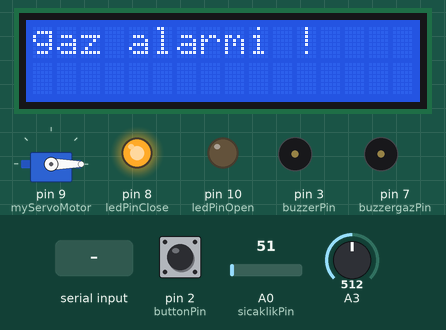
Bench run of a sketch on a simulated Arduino Uno, built with avr-gcc and run on an emulated ATmega328P. Shown: 16×2 character LCD, servo, output pins drawn as LEDs (lit = HIGH), buzzer (waves = sounding, pin HIGH). Inputs (shaded band) come from the test bench; at power-on: pin 2 (buttonPin) HIGH, A3 = 512, A0 (sicaklikPin) = 51. What the sketch prints to the serial monitor is not drawn.

Above: at 4.27 s.
4.3 s: "b" received over Serial
At 4.8 s:
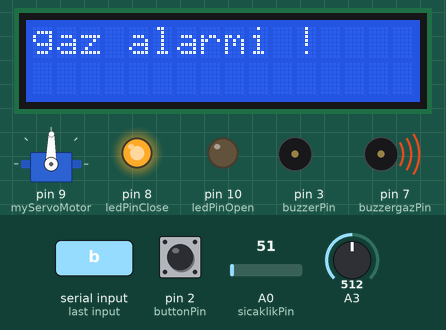
6.5 s: "a" received over Serial
At 6.98 s:
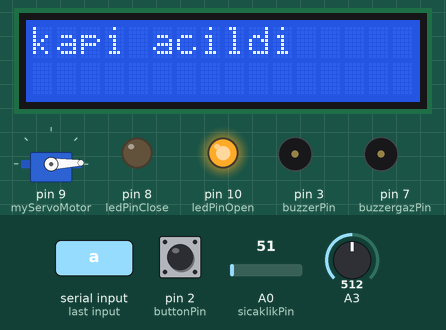
9.1 s: "c" received over Serial
At 9.57 s:
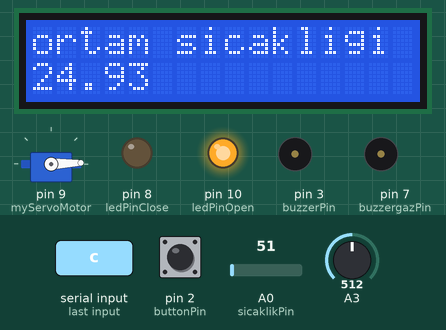
11.0 s: "d" received over Serial
At 12.3 s:
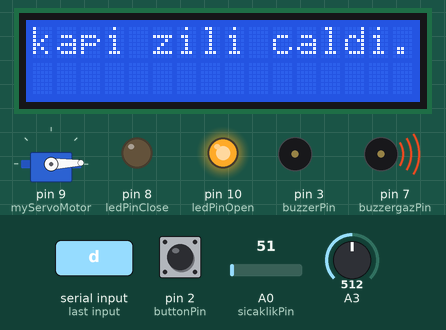
12.9 s: pin 2 (buttonPin) pulled LOW for 1 s
At 14.5 s:
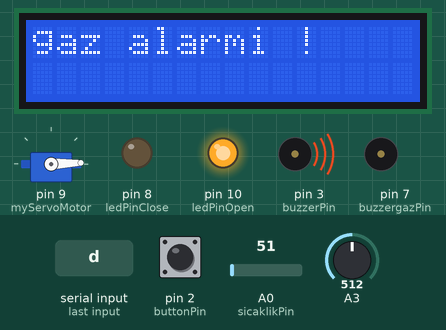
16.8 s: A3 set to 412
18.3 s: A3 set to 386
At 19.3 s:
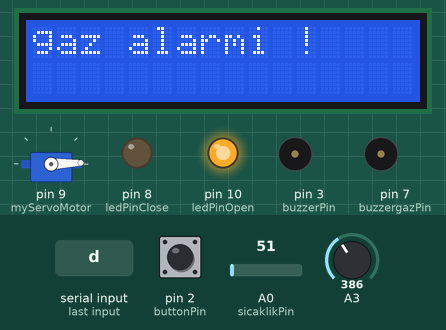
Timing chart, 0 to 20.9 s (numbered marks = the images above; inputs shaded):
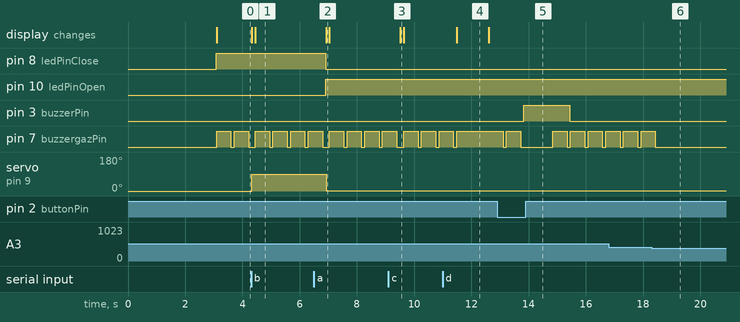

Measured:
- the behaviour switches between 401 and 400 on A3 (found by bisection; images 5 and 6)
- after the input at 4.3 s, servo on pin 9 (myServoMotor): 0° → 89° at once; the display: first changes at once (image 1 shows a later state)
- after the input at 6.5 s, pin 8 (ledPinClose): HIGH → LOW after 0.42 s; pin 10 (ledPinOpen): LOW → HIGH after 0.42 s; servo on pin 9 (myServoMotor): 89° → 2° after 0.42 s; the display: changes after 0.42 s (image 2)
- after the input at 9.1 s, the display: changes after 0.42 s (image 3)
- after the input at 11.0 s, pin 7 (buzzergazPin): goes on until 11.5 s, then stays HIGH; the display: changes after 0.49 s (image 4)
- after the input at 12.9 s, pin 3 (buzzerPin): LOW → HIGH after 0.93 s, → LOW 1.6 s later
- after the input at 18.3 s, pin 7 (buzzergazPin): goes on until 18.4 s, then stays LOW
- by itself, pin 7 (buzzergazPin): repeats every 0.62 s: HIGH 0.50 s, LOW 0.12 s

The sketch:

Smart_Home_Project.ino
```cpp
#include <LiquidCrystal_I2C.h>
#include<Servo.h>
LiquidCrystal_I2C lcd(0x27,16,2) ;
Servo myServoMotor;
int ledPinOpen = 10;
int ledPinClose = 8;
int buzzerPin = 3;
int buttonPin = 2;
char deger;
int buttonState = 0;
float sicaklik;
float gerilim;
int sicaklikPin = 0;
int esikDegeri = 400;               //Gaz eşik değerini belirliyoruz.
int buzzergazPin = 7;                  //Buzzerın takılacağı pin
int degergaz;                          //Sensörden okunan değer


void setup()
{
  lcd.begin();
  lcd.print("welcome home");
  delay(3000);
  lcd.clear();

  Serial.begin(9600);
  myServoMotor.attach(9);
  myServoMotor.write(0);

  pinMode(buzzerPin, OUTPUT);
  pinMode(buzzergazPin, OUTPUT);       //Buzzer pinimizi çıkış olarak ayarlıyoruz.
  pinMode(buttonPin, INPUT);
  pinMode(ledPinOpen, OUTPUT);
  pinMode(ledPinClose, OUTPUT);
  digitalWrite(ledPinClose, HIGH);
}
void loop()
{
  gerilim = analogRead(sicaklikPin);
  gerilim = (gerilim / 1023) * 5000;
  sicaklik = gerilim / 10.0;
  buttonState = digitalRead(buttonPin);
  degergaz = analogRead(A3);           //Sensörden analog değer okuyoruz.

    if(degergaz > esikDegeri){           //Sensörden okunan değer eşik değerinden büyükse çalışır.
      lcd.clear();
      lcd.home();
      lcd.print("gaz alarmi !");
      Serial.println("gaz alarmi !");
    digitalWrite(buzzergazPin, HIGH);
    delay(500);
    digitalWrite(buzzergazPin, LOW);
    delay(100);
  }
  else{                             //Sensörden okunan değer eşik değerinin altındaysa çalışır.
    digitalWrite(buzzergazPin, LOW);
  }


  if (buttonState == LOW)
  {
    digitalWrite(buzzerPin, HIGH);
    delay(1000);
  }
  else {
    digitalWrite(buzzerPin, LOW);
  }
  if (Serial.available())
  {
    deger = Serial.read();
    if (deger == 'b')
    {
      lcd.home();
      lcd.print("kapi kapandi");
      Serial.println("kapi kapandi");
      digitalWrite(ledPinOpen, LOW);
      digitalWrite(ledPinClose, HIGH);
      for (int derece = 0; derece < 90; derece++)
      {
        myServoMotor.write(derece);
      }
    }
    if (deger == 'a')
    {
      lcd.clear();
      lcd.home();
      lcd.print("kapi acildi");
      Serial.println("kapi acildi");
      digitalWrite(ledPinOpen, HIGH);
      digitalWrite(ledPinClose, LOW);
      for (int derece = 90; derece > 1; derece--)
      {
        myServoMotor.write(derece);
      }
    }
    if (deger == 'c')
    {
      lcd.clear();
      lcd.home();
      lcd.print("ortam sicakligi");
      lcd.setCursor(0, 1);
      lcd.print(sicaklik);
      Serial.print("ortam sicakligi");
      Serial.print(sicaklik);
      Serial.println("derece");
    }
    if (deger == 'd')
    {
      lcd.clear();
      lcd.home();
      lcd.print("kapi zili caldi...");
      Serial.println("kapi zili caldi...");
      digitalWrite(buzzergazPin, HIGH);
      delay(1000);
    }
    else
    {
      digitalWrite(buzzerPin, LOW);
    }
    delay(100);
  }
}
```
